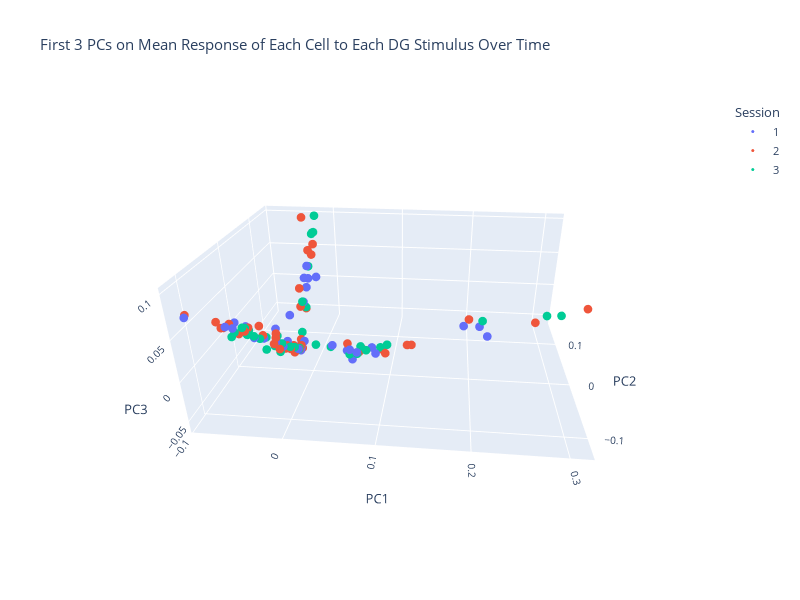

Source (notebook cell):
### Code cell
# PCA Model: 3D Visualization
fig = px.scatter_3d(transformed_data_pca, x=0, y=1, z=2, color="Session", labels = {"0": "PC1","1": "PC2", "2": "PC3"}, title = "First 3 PCs on Mean Response of Each Cell to Each DG Stimulus Over Time")
fig.update_traces(marker_size=3) # reduce size of scatter points from default size
fig.update_layout(width=800, height=600, font_size=11, scene_aspectmode="data", scene_camera_eye= dict(x=0.2, y=-2.0, z=1)) # adjust plot appearance
fig.show()
